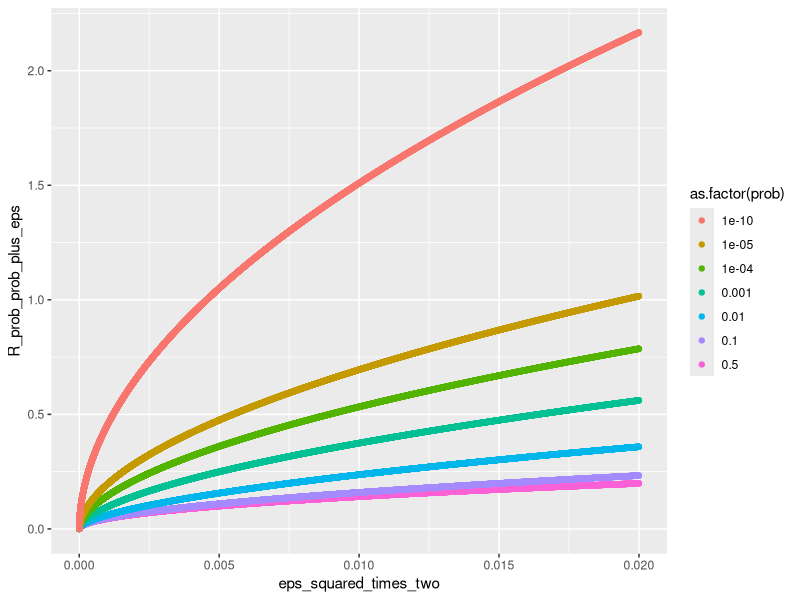

Here is the R script that generated this plot:
## ---- chunk 1
library(magrittr)
epsilon <- (1:10000) / 100000
p <- c(0.5, 0.1, 0.01, 0.001, 0.0001, 0.00001, 1e-10)
tibble::tibble(eps = rep(epsilon, times = length(p)), 
               prob = rep(p, each = length(epsilon))) %>%
  dplyr::mutate(eps_squared_times_two = 2 * eps ^ 2) %>%
  dplyr::mutate(R_prob_prob_plus_eps = (prob + eps) * log((prob + eps) / prob) - 
                  (1 - prob - eps) * log((1 - prob - eps) / (1 - prob))
                ) %>%
  ggplot2::ggplot() + 
  ggplot2::geom_point(mapping = ggplot2::aes(x = eps_squared_times_two, 
                                             y = R_prob_prob_plus_eps, colour = as.factor(prob)))

